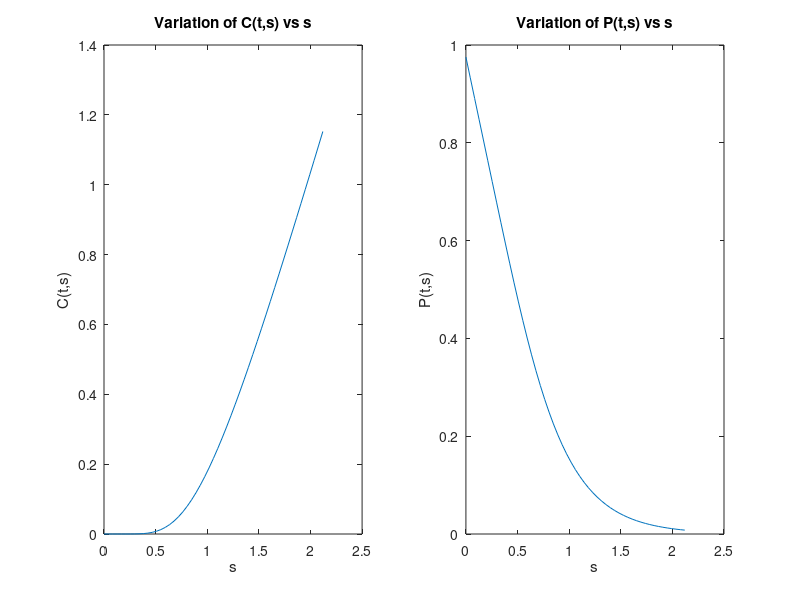
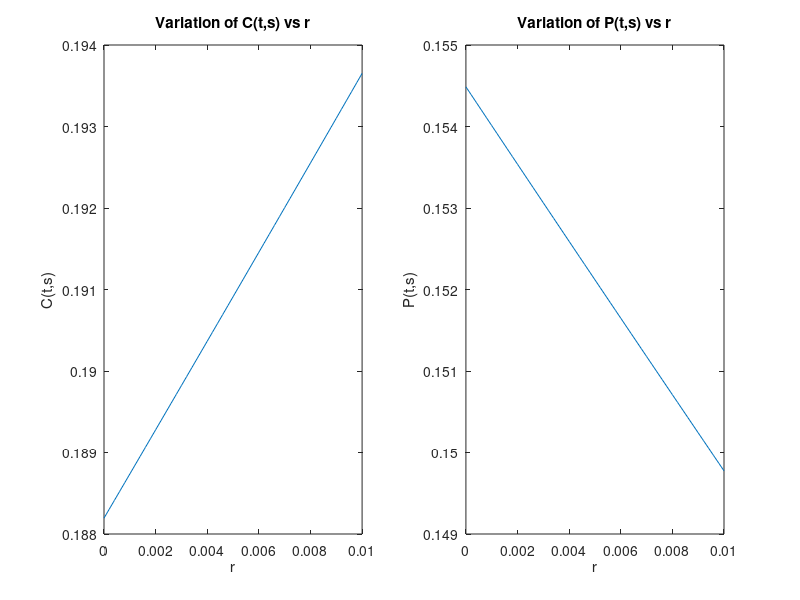
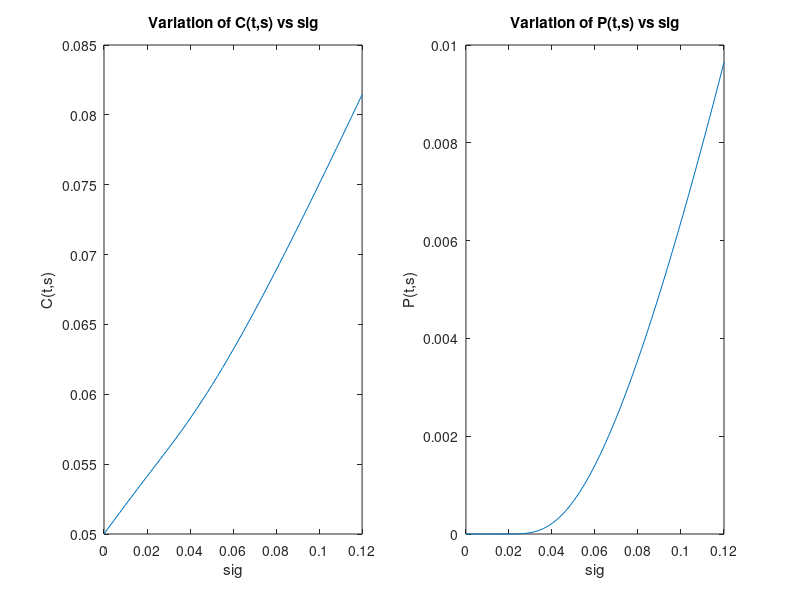
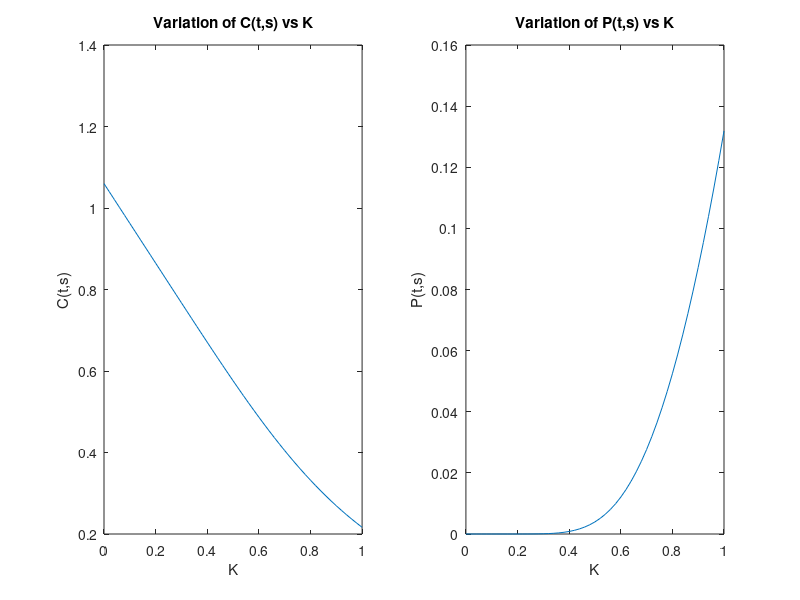

Write the MATLAB code that produced these figures, in order.
clear;
clc;

k=1;
T=1;
r=0.05;
sig=0.6;
s0=1;
w=[0; cumsum(randn(10000,1))]/sqrt(10000);
t=0.5;

s0=0:0.04:2;
for j=1:51
    s(j)=s0(j)*exp(sig*w(t*1000+1)+(r-0.5*sig*sig)*t);
    d1=(log(s(j)/k)+(r+0.5*sig*sig)*(T-t))/(sig*sqrt(T-t));
    d2=(log(s(j)/k)+(r-0.5*sig*sig)*(T-t))/(sig*sqrt(T-t));
    c(j)=normcdf(d1)*s(j)-normcdf(d2)*k*exp(-r*(T-t));
    p(j)=normcdf(-d2)*k*exp(-r*(T-t))-normcdf(-d1)*s(j);
end
subplot(1,2,1);
plot(s(:),c(:));
title('Variation of C(t,s) vs s');
xlabel('s');
ylabel('C(t,s)');
subplot(1,2,2);
plot(s(:),p(:));
title('Variation of P(t,s) vs s');
xlabel('s');
ylabel('P(t,s)');
s0=1;

r=0:0.0002:0.01;
for j=1:51
    s(j)=s0*exp(sig*w(t*1000+1)+(r(j)-0.5*sig*sig)*t);
    d1=(log(s(j)/k)+(r(j)+0.5*sig*sig)*(T-t))/(sig*sqrt(T-t));
    d2=(log(s(j)/k)+(r(j)-0.5*sig*sig)*(T-t))/(sig*sqrt(T-t));
    c(j)=normcdf(d1)*s(j)-normcdf(d2)*k*exp(-r(j)*(T-t));
    p(j)=normcdf(-d2)*k*exp(-r(j)*(T-t))-normcdf(-d1)*s(j);
end
figure();
subplot(1,2,1);
plot(r(:),c(:));
title('Variation of C(t,s) vs r');
xlabel('r');
ylabel('C(t,s)');
subplot(1,2,2);
plot(r(:),p(:));
title('Variation of P(t,s) vs r');
xlabel('r');
ylabel('P(t,s)');
r=0.05;

sig=0:0.0024:0.12;
for j=1:51
    s(j)=s0*exp(sig(j)*w(t*1000+1)+(r-0.5*sig(j)*sig(j))*t);
    d1=(log(s(j)/k)+(r+0.5*sig(j)*sig(j))*(T-t))/(sig(j)*sqrt(T-t));
    d2=(log(s(j)/k)+(r-0.5*sig(j)*sig(j))*(T-t))/(sig(j)*sqrt(T-t));
    c(j)=normcdf(d1)*s(j)-normcdf(d2)*k*exp(-r*(T-t));
    p(j)=normcdf(-d2)*k*exp(-r*(T-t))-normcdf(-d1)*s(j);
end
figure();
subplot(1,2,1);
plot(sig(:),c(:));
title('Variation of C(t,s) vs sig');
xlabel('sig');
ylabel('C(t,s)');
subplot(1,2,2);
plot(sig(:),p(:));
title('Variation of P(t,s) vs sig');
xlabel('sig');
ylabel('P(t,s)');
sig=0.6;

k=0:0.02:1;
for j=1:51
    s=s0*exp(sig*w(t*1000+1)+(r-0.5*sig*sig)*t);
    d1=(log(s/k(j))+(r+0.5*sig*sig)*(T-t))/(sig*sqrt(T-t));
    d2=(log(s/k(j))+(r-0.5*sig*sig)*(T-t))/(sig*sqrt(T-t));
    c(j)=normcdf(d1)*s-normcdf(d2)*k(j)*exp(-r*(T-t));
    p(j)=normcdf(-d2)*k(j)*exp(-r*(T-t))-normcdf(-d1)*s;
end
figure();
subplot(1,2,1);
plot(k(:),c(:));
title('Variation of C(t,s) vs K');
xlabel('K');
ylabel('C(t,s)');
subplot(1,2,2);
plot(k(:),p(:));
title('Variation of P(t,s) vs K');
xlabel('K');
ylabel('P(t,s)');
k=1;

k=0:0.02:1;
s0=0:0.04:2;
for i=1:51
    for j=1:51
        s(i)=s0(i)*exp(sig*w(t*1000+1)+(r-0.5*sig*sig)*t);
        d1=(log(s(i)/k(j))+(r+0.5*sig*sig)*(T-t))/(sig*sqrt(T-t));
        d2=(log(s(i)/k(j))+(r-0.5*sig*sig)*(T-t))/(sig*sqrt(T-t));
        c(i,j)=normcdf(d1)*s(i)-normcdf(d2)*k(j)*exp(-r*(T-t));
        p(i,j)=normcdf(-d2)*k(j)*exp(-r*(T-t))-normcdf(-d1)*s(i);
    end
end
figure();
subplot(1,2,1);
mesh(c);
title('Variation of C(t,s) vs s and K');
xlabel('s');
ylabel('K');
zlabel('C(t,s)');
subplot(1,2,2);
mesh(p);
title('Variation of P(t,s) vs s and K');
xlabel('s');
ylabel('K');
zlabel('P(t,s)');
k=1;
s0=1;

s0=0:0.04:2;
r=0:0.0002:0.01;
for i=1:51
    for j=1:51
        s(i)=s0(i)*exp(sig*w(t*1000+1)+(r(j)-0.5*sig*sig)*t);
        d1=(log(s(i)/k)+(r(j)+0.5*sig*sig)*(T-t))/(sig*sqrt(T-t));
        d2=(log(s(i)/k)+(r(j)-0.5*sig*sig)*(T-t))/(sig*sqrt(T-t));
        c(i,j)=normcdf(d1)*s(i)-normcdf(d2)*k*exp(-r(j)*(T-t));
        p(i,j)=normcdf(-d2)*k*exp(-r(k)*(T-t))-normcdf(-d1)*s(i);
    end
end
figure();
subplot(1,2,1);
mesh(c);
title('Variation of C(t,s) vs s and r');
xlabel('s');
ylabel('r');
zlabel('C(t,s)');
subplot(1,2,2);
mesh(p);
title('Variation of P(t,s) vs s and r');
xlabel('s');
ylabel('r');
zlabel('P(t,s)');
r=0.05;
s0=1;

s0=0:0.04:2;
sig=0:0.0024:0.12;
for i=1:51
    for j=1:51
        s(i)=s0(i)*exp(sig(j)*w(t*1000+1)+(r-0.5*sig(j)*sig(j))*t);
        d1=(log(s(i)/k)+(r+0.5*sig(j)*sig(j))*(T-t))/(sig(j)*sqrt(T-t));
        d2=(log(s(i)/k)+(r-0.5*sig(j)*sig(j))*(T-t))/(sig(j)*sqrt(T-t));
        c(i,j)=normcdf(d1)*s(i)-normcdf(d2)*k*exp(-r*(T-t));
        p(i,j)=normcdf(-d2)*k*exp(-r*(T-t))-normcdf(-d1)*s(i);
    end
end
figure();
subplot(1,2,1);
mesh(c);
title('Variation of C(t,s) vs s and sig');
xlabel('s');
ylabel('sig');
zlabel('C(t,s)');
subplot(1,2,2);
mesh(p);
title('Variation of P(t,s) vs s and sig');
xlabel('s');
ylabel('sig');
zlabel('P(t,s)');
sig=0.6;
s0=1;

sig=0:0.0024:0.12;
k=0:0.02:1;
for i=1:51
    for j=1:51
        s(i)=s0*exp(sig(i)*w(t*1000+1)+(r-0.5*sig(i)*sig(i))*t);
        d1=(log(s(i)/k(j))+(r+0.5*sig(i)*sig(i))*(T-t))/(sig(i)*sqrt(T-t));
        d2=(log(s(i)/k(j))+(r-0.5*sig(i)*sig(i))*(T-t))/(sig(i)*sqrt(T-t));
        c(i,j)=normcdf(d1)*s(i)-normcdf(d2)*k(j)*exp(-r*(T-t));
        p(i,j)=normcdf(-d2)*k(j)*exp(-r*(T-t))-normcdf(-d1)*s(i);
    end
end
figure();
subplot(1,2,1);
mesh(c);
title('Variation of C(t,s) vs sig and k');
xlabel('sig');
ylabel('k');
zlabel('C(t,s)');
subplot(1,2,2);
mesh(p);
title('Variation of P(t,s) vs sig and k');
xlabel('sig');
ylabel('k');
zlabel('P(t,s)');
sig=0.6;
k=1;

r=0:0.0002:0.01;
k=0:0.02:1;
for i=1:51
    for j=1:51
        s(i)=s0*exp(sig*w(t*1000+1)+(r(i)-0.5*sig*sig)*t);
        d1=(log(s(i)/k(j))+(r(i)+0.5*sig*sig)*(T-t))/(sig*sqrt(T-t));
        d2=(log(s(i)/k(j))+(r(i)-0.5*sig*sig)*(T-t))/(sig*sqrt(T-t));
        c(i,j)=normcdf(d1)*s(i)-normcdf(d2)*k(j)*exp(-r(i)*(T-t));
        p(i,j)=normcdf(-d2)*k(j)*exp(-r(i)*(T-t))-normcdf(-d1)*s(i);
    end
end
figure();
subplot(1,2,1);
mesh(c);
title('Variation of C(t,s) vs r and k');
xlabel('r');
ylabel('k');
zlabel('C(t,s)');
subplot(1,2,2);
mesh(p);
title('Variation of P(t,s) vs r and k');
xlabel('r');
ylabel('k');
zlabel('P(t,s)');
r=0.05;
k=1;

r=0:0.0002:0.01;
sig=0:0.0024:0.12;
for i=1:51
    for j=1:51
        s(i)=s0*exp(sig(i)*w(t*1000+1)+(r(j)-0.5*sig(i)*sig(i))*t);
        d1=(log(s(i)/k)+(r(j)+0.5*sig(i)*sig(i))*(T-t))/(sig(i)*sqrt(T-t));
        d2=(log(s(i)/k)+(r(j)-0.5*sig(i)*sig(i))*(T-t))/(sig(i)*sqrt(T-t));
        c(i,j)=normcdf(d1)*s(i)-normcdf(d2)*k*exp(-r(j)*(T-t));
        p(i,j)=normcdf(-d2)*k*exp(-r(j)*(T-t))-normcdf(-d1)*s(i);
    end
end
figure();
subplot(1,2,1);
mesh(c);
title('Variation of C(t,s) vs sig and r');
xlabel('sig');
ylabel('r');
zlabel('C(t,s)');
subplot(1,2,2);
mesh(p);
title('Variation of P(t,s) vs sig and r');
xlabel('sig');
ylabel('r');
zlabel('P(t,s)');